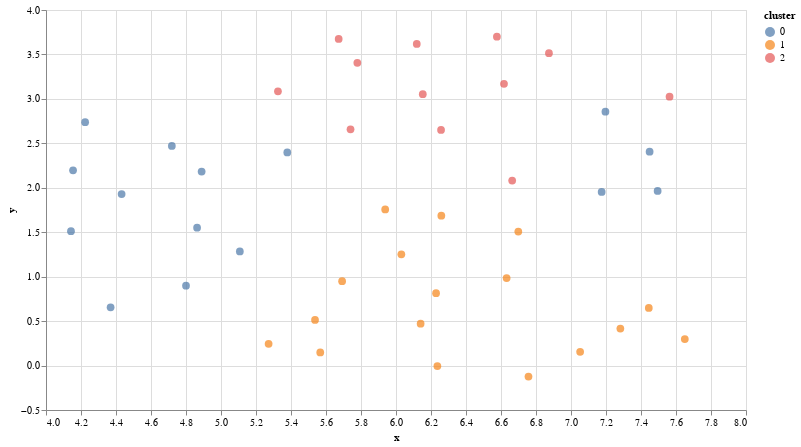

This figure's notebook cell:
### Code cell
chart = plot_clustering_step(insight_layers, 2)
chart.interactive()

### Figure 1 — Vega-Lite specification as saved in the notebook (floating-point values rounded to 4 significant figures)
{"config": {"view": {"continuousWidth": 300, "continuousHeight": 300}}, "data": {"name": "data-b4af825ce9f4f9bec7f5d98efa703097"}, "mark": {"type": "circle", "size": 60}, "encoding": {"color": {"field": "cluster", "type": "nominal"}, "tooltip": [{"field": "content", "type": "nominal"}, {"field": "parent", "type": "nominal"}], "x": {"field": "x", "scale": {"zero": false}, "type": "quantitative"}, "y": {"field": "y", "scale": {"zero": false}, "type": "quantitative"}}, "height": 400, "params": [{"name": "param_11", "select": {"type": "interval", "encodings": ["x", "y"]}, "bind": "scales"}], "width": 700, "$schema": "https://vega.github.io/schema/vega-lite/v5.16.3.json", "datasets": {"data-b4af825ce9f4f9bec7f5d98efa703097": [{"content": "Améliorer la gestion des invendus et considérer les problèmes de capacité de stockage pour optimiser les services.", "parent": "Optimisation de la gestion des stocks, des dates de péremption et du déstockage pour éviter les ruptures et fidéliser la clientèle.", "cluster": "0", "x": 4.432, "y": 1.929}, {"content": "Harmoniser les offres promotionnelles et tarifs entre les différents formats de vente et entrepôts.", "parent": "Harmonisation des offres promotionnelles et des stratégies de tarification pour une meilleure compétitivité et fidélisation clientèle.", "cluster": "0", "x": 7.197, "y": 2.856}, {"content": "Améliorer la signalétique et l'accessibilité des articles dans le rayon frais.", "parent": "Amélioration de l'organisation en magasin, incluant la signalétique et la disposition des rayonnages pour réduire les erreurs et améliorer l'accessibilité.", "cluster": "0", "x": 5.379, "y": 2.398}, {"content": "Demande d'une stratégie de prix plus compétitive avec des tarifications personnalisées, une meilleure communication sur les hausses de prix et une réponse aux perceptions de prix élevés comparés à la concurrence.", "parent": "Révision de la stratégie de prix et des options de livraison pour être plus compétitif et répondre aux attentes du marché.", "cluster": "0", "x": 7.495, "y": 1.964}, {"content": "Optimiser la réorganisation des rayonnages et réduire les erreurs en rayon pour améliorer l'organisation du magasin.", "parent": "Amélioration de l'organisation en magasin, incluant la signalétique et la disposition des rayonnages pour réduire les erreurs et améliorer l'accessibilité.", "cluster": "0", "x": 4.889, "y": 2.183}, {"content": "Optimiser le suivi des avoirs en attente pour une meilleure gestion des retours clients.", "parent": "Optimisation du suivi des avoirs en attente pour une meilleure gestion des retours clients.", "cluster": "0", "x": 4.863, "y": 1.551}, {"content": "Manque de continuité dans le personnel et expertise inégale, nécessitant une meilleure gestion des ressources humaines.", "parent": "Amélioration de la gestion des ressources humaines pour assurer la continuité du personnel et une expertise uniforme.", "cluster": "0", "x": 4.143, "y": 1.511}, {"content": "Engagement envers des promotions régulières et une meilleure gestion des stocks pour fidéliser la clientèle.", "parent": "Harmonisation des offres promotionnelles et des stratégies de tarification pour une meilleure compétitivité et fidélisation clientèle.", "cluster": "0", "x": 4.8, "y": 0.8984}, {"content": "Améliorer la gestion relationnelle des directeurs de magasin.", "parent": "Amélioration de la gestion relationnelle des directeurs de magasin.", "cluster": "0", "x": 5.108, "y": 1.284}, {"content": "Stratégie de tarification et de promotion à revoir pour être plus compétitive et attirer diverses tailles d'entreprises.", "parent": "Harmonisation des offres promotionnelles et des stratégies de tarification pour une meilleure compétitivité et fidélisation clientèle.", "cluster": "0", "x": 7.449, "y": 2.406}, {"content": "Simplifier l'approvisionnement et optimiser l'assortiment produit pour améliorer l'efficacité opérationnelle et la compétitivité face à la concurrence.", "parent": "Simplification de l'approvisionnement et optimisation de l'assortiment produit pour améliorer l'efficacité opérationnelle.", "cluster": "0", "x": 4.719, "y": 2.471}, {"content": "Revoir et analyser les stratégies de livraison pour améliorer la compétitivité et répondre aux standards du marché.", "parent": "Révision de la stratégie de prix et des options de livraison pour être plus compétitif et répondre aux attentes du marché.", "cluster": "0", "x": 7.175, "y": 1.954}, {"content": "Optimisation de la gestion des dates de péremption et du déstockage des produits, notamment pour la viande, avec des suggestions de réductions et d'affichage spécifique.", "parent": "Optimisation de la gestion des stocks, des dates de péremption et du déstockage pour éviter les ruptures et fidéliser la clientèle.", "cluster": "0", "x": 4.224, "y": 2.738}, {"content": "Assurer une mise à jour constante des stocks pour éviter les ruptures et fidéliser la clientèle.", "parent": "Optimisation de la gestion des stocks, des dates de péremption et du déstockage pour éviter les ruptures et fidéliser la clientèle.", "cluster": "0", "x": 4.369, "y": 0.6553}, {"content": "Optimisation nécessaire de la gestion des stocks et de la disposition des produits pour éviter les pénuries et pertes de temps.", "parent": "Optimisation de la gestion des stocks, des dates de péremption et du déstockage pour éviter les ruptures et fidéliser la clientèle.", "cluster": "0", "x": 4.155, "y": 2.196}, {"content": "La clientèle professionnelle réagit négativement à la perte d'accords de prix, à l'inefficacité de l'ouverture aux particuliers et suggère une baisse des prix pour reconquérir la clientèle.", "parent": "La clientèle exprime un mécontentement lié aux politiques tarifaires, à la perception d'indifférence de l'entreprise, à l'inattention aux retours clients et à la perte d'accords de prix, suggérant la nécessité d'ajuster les prix et de prendre en compte les suggestions pour reconquérir la clientèle.", "cluster": "1", "x": 7.282, "y": 0.4163}, {"content": "Nécessité d'augmenter le nombre de caisses pour améliorer l'expérience client.", "parent": "Nécessité d'augmenter le nombre de caisses pour améliorer l'expérience client.", "cluster": "1", "x": 6.031, "y": 1.252}, {"content": "Une satisfaction générale est exprimée par les clients et le service client est jugé efficace et satisfaisant.", "parent": "La satisfaction générale des clients est exprimée, avec un service client jugé efficace et satisfaisant.", "cluster": "1", "x": 6.236, "y": -0.006228}, {"content": "Amélioration nécessaire du service de livraison et de l'assistance au chargement, impactant le volume d'achats des clients.", "parent": "Amélioration nécessaire du service de livraison et de l'assistance au chargement pour augmenter le volume d'achats des clients.", "cluster": "1", "x": 6.699, "y": 1.508}, {"content": "Les horaires de Metro doivent être mieux adaptés aux besoins des clients.", "parent": "Les horaires de Metro doivent être mieux adaptés aux besoins des clients.", "cluster": "1", "x": 6.259, "y": 1.685}, {"content": "Les clients sont mécontents sur des aspects spécifiques de l'offre, tels que l'absence d'entrées chaudes et des problèmes de qualité des fruits.", "parent": "Les clients expriment un mécontentement sur des aspects spécifiques de l'offre, tels que l'absence d'entrées chaudes et les problèmes de qualité des fruits.", "cluster": "1", "x": 7.65, "y": 0.2987}, {"content": "Les commerçants subissent une perte de temps notable à intégrer dans les axes d'optimisation.", "parent": "La perte de temps notable pour les commerçants est un axe d'optimisation important.", "cluster": "1", "x": 5.938, "y": 1.757}, {"content": "Le manque de prise en compte des retours et suggestions clients mécontente et donne un sentiment de négligence, en particulier concernant les demandes d'amélioration.", "parent": "La clientèle exprime un mécontentement lié aux politiques tarifaires, à la perception d'indifférence de l'entreprise, à l'inattention aux retours clients et à la perte d'accords de prix, suggérant la nécessité d'ajuster les prix et de prendre en compte les suggestions pour reconquérir la clientèle.", "cluster": "1", "x": 7.052, "y": 0.1541}, {"content": "Renforcement et simplification du programme de fidélisation pour rendre les avantages plus accessibles et fidéliser la clientèle, notamment les clients réguliers.", "parent": "Renforcement et simplification du programme de fidélisation nécessaires pour rendre les avantages plus accessibles et fidéliser la clientèle.", "cluster": "1", "x": 5.692, "y": 0.9489}, {"content": "Améliorer la qualité de service et le comportement du personnel pour renforcer la satisfaction client.", "parent": "Améliorer la qualité de certains produits, le service et le comportement du personnel pour renforcer la satisfaction clientèle.", "cluster": "1", "x": 6.141, "y": 0.4712}, {"content": "Amélioration de la qualité de certains produits et équipements pour maintenir la satisfaction clientèle.", "parent": "Améliorer la qualité de certains produits, le service et le comportement du personnel pour renforcer la satisfaction clientèle.", "cluster": "1", "x": 5.537, "y": 0.5139}, {"content": "Importance accrue de la visite commerciale pour l'amélioration des services et la satisfaction client.", "parent": "Importance accrue de la visite commerciale et de l'amélioration de l'accueil et de la communication client pour le renforcement de la satisfaction client.", "cluster": "1", "x": 6.229, "y": 0.8148}, {"content": "Amélioration de la communication et de l'accueil client, avec un souci de cohérence dans les politiques et horaires.", "parent": "Importance accrue de la visite commerciale et de l'amélioration de l'accueil et de la communication client pour le renforcement de la satisfaction client.", "cluster": "1", "x": 6.632, "y": 0.9847}, {"content": "Insatisfaction des clients liée aux politiques tarifaires, à la qualité et à la sélection des produits, aux conditions de retour et de garantie, entraînant une diminution de la marge.", "parent": "La clientèle exprime un mécontentement lié aux politiques tarifaires, à la perception d'indifférence de l'entreprise, à l'inattention aux retours clients et à la perte d'accords de prix, suggérant la nécessité d'ajuster les prix et de prendre en compte les suggestions pour reconquérir la clientèle.", "cluster": "1", "x": 7.445, "y": 0.6486}, {"content": "Satisfaction concernant les boissons, produits de nettoyage et équipements pour les cafés, hôtels et restaurants.", "parent": "Les clients sont satisfaits des boissons, produits de nettoyage, équipements pour les cafés, hôtels et restaurants, ainsi que de la propreté des magasins.", "cluster": "1", "x": 5.567, "y": 0.148}, {"content": "Satisfaction des clients concernant la propreté des magasins.", "parent": "Les clients sont satisfaits des boissons, produits de nettoyage, équipements pour les cafés, hôtels et restaurants, ainsi que de la propreté des magasins.", "cluster": "1", "x": 5.272, "y": 0.2444}, {"content": "Mécontentement concernant la baisse de qualité des services perçue et un sentiment d'indifférence de la part de l'entreprise.", "parent": "Mécontentement concernant la baisse de qualité des services perçue et un sentiment d'indifférence de la part de l'entreprise.", "cluster": "1", "x": 6.757, "y": -0.124}, {"content": "Élargir l'offre de produits dans les catégories spécifiques telles que les produits bio et les nécessités de cuisine.", "parent": "Nécessité d'élargir et de diversifier notre gamme de produits, notamment dans les catégories bio, les petits formats et les variétés régionales, avec une attention particulière sur les choix et les prix.", "cluster": "2", "x": 5.779, "y": 3.406}, {"content": "Produits spécifiques très appréciés pour leurs caractéristiques uniques.", "parent": "Attirance des clients pour des produits avec des caractéristiques uniques et intérêt pour des remises tarifaires sur les achats volumineux, nécessitant une révision des stratégies promotionnelles.", "cluster": "2", "x": 5.672, "y": 3.675}, {"content": "Amélioration nécessaire de la clarté et de l’exactitude de l'affichage des prix, incluant des infos sur les services et les produits, et uniformité dans l’étiquetage pour éviter les incohérences en rayon et en caisse.", "parent": "Importance d'améliorer la clarté et l'exactitude de l'affichage des prix et des informations produits pour une expérience client cohérente.", "cluster": "2", "x": 6.257, "y": 2.65}, {"content": "Besoin d'améliorer les options de paiement et de livraison pour répondre aux divers besoins des clients.", "parent": "Besoin d'améliorer les options de paiement et de livraison, y compris des solutions individualisées comme la livraison de bouteilles d'alcool.", "cluster": "2", "x": 6.664, "y": 2.082}, {"content": "Nécessité d'améliorer la gamme de prix et la variété des produits, notamment pour les confitures.", "parent": "Nécessité d'élargir et de diversifier notre gamme de produits, notamment dans les catégories bio, les petits formats et les variétés régionales, avec une attention particulière sur les choix et les prix.", "cluster": "2", "x": 6.153, "y": 3.053}, {"content": "Besoin de diversifier les options de conditionnement, notamment pour les petits formats, les produits de pâtisserie et les options d'achat plus flexibles telles que des colis plus petits et l'achat à l'unité.", "parent": "Nécessité d'élargir et de diversifier notre gamme de produits, notamment dans les catégories bio, les petits formats et les variétés régionales, avec une attention particulière sur les choix et les prix.", "cluster": "2", "x": 6.577, "y": 3.7}, {"content": "Demande de diversification du catalogue de produits, en incluant plus de variétés régionales et une gamme de produits réguliers.", "parent": "Nécessité d'élargir et de diversifier notre gamme de produits, notamment dans les catégories bio, les petits formats et les variétés régionales, avec une attention particulière sur les choix et les prix.", "cluster": "2", "x": 6.119, "y": 3.618}, {"content": "Catalogue peu clair, notamment sur les alcools, indiquant un besoin de clarification et simplification.", "parent": "Importance d'améliorer la clarté et l'exactitude de l'affichage des prix et des informations produits pour une expérience client cohérente.", "cluster": "2", "x": 6.617, "y": 3.169}, {"content": "Intérêt marqué pour des avantages tarifaires sur les achats importants et nécessité de réviser et diversifier les stratégies promotionnelles et ajustement des remises par produits, avec une attention particulière pour les boissons non-alcoolisées et remises individuelles.", "parent": "Attirance des clients pour des produits avec des caractéristiques uniques et intérêt pour des remises tarifaires sur les achats volumineux, nécessitant une révision des stratégies promotionnelles.", "cluster": "2", "x": 7.563, "y": 3.024}, {"content": "Améliorer la fraîcheur et la présentation des produits frais, notamment les légumes et les pains à burger.", "parent": "Améliorer la fraîcheur et la présentation des produits frais, notamment les légumes et les pains à burger.", "cluster": "2", "x": 5.325, "y": 3.085}, {"content": "Demande de livraison individuelle pour les bouteilles d'alcool.", "parent": "Besoin d'améliorer les options de paiement et de livraison, y compris des solutions individualisées comme la livraison de bouteilles d'alcool.", "cluster": "2", "x": 6.874, "y": 3.514}, {"content": "Nécessité d'améliorer le suivi des articles et des produits intéressants.", "parent": "Nécessité d'améliorer le suivi des articles et des produits intéressants.", "cluster": "2", "x": 5.74, "y": 2.657}]}}
